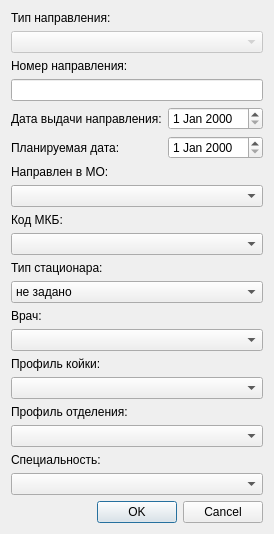
<?xml version="1.0" encoding="UTF-8"?>
<ui version="4.0">
 <class>EdtReferralDialog</class>
 <widget class="QDialog" name="EdtReferralDialog">
  <property name="geometry">
   <rect>
    <x>0</x>
    <y>0</y>
    <width>248</width>
    <height>504</height>
   </rect>
  </property>
  <property name="windowTitle">
   <string>Редактирования направления</string>
  </property>
  <layout class="QGridLayout" name="gridLayout">
   <item row="19" column="0" colspan="2">
    <widget class="CRBComboBox" name="cmbSpeciality"/>
   </item>
   <item row="1" column="0" colspan="2">
    <widget class="CRBComboBox" name="cmbReferralType">
     <property name="enabled">
      <bool>false</bool>
     </property>
    </widget>
   </item>
   <item row="0" column="0">
    <widget class="QLabel" name="lblReferralType">
     <property name="text">
      <string>Тип направления:</string>
     </property>
    </widget>
   </item>
   <item row="2" column="0">
    <widget class="QLabel" name="lblReferralNumber">
     <property name="text">
      <string>Номер направления:</string>
     </property>
    </widget>
   </item>
   <item row="3" column="0" colspan="2">
    <widget class="QLineEdit" name="edtReferralNumber"/>
   </item>
   <item row="4" column="0">
    <widget class="QLabel" name="lblReferralDate">
     <property name="text">
      <string>Дата выдачи направления:</string>
     </property>
    </widget>
   </item>
   <item row="4" column="1">
    <widget class="QDateEdit" name="edtReferralDate"/>
   </item>
   <item row="5" column="0">
    <widget class="QLabel" name="lblReferralHospDate">
     <property name="text">
      <string>Планируемая дата:</string>
     </property>
    </widget>
   </item>
   <item row="5" column="1">
    <widget class="QDateEdit" name="edtReferralPlanedDate"/>
   </item>
   <item row="6" column="0">
    <widget class="QLabel" name="lblRelegateMO">
     <property name="text">
      <string>Направлен в МО:</string>
     </property>
    </widget>
   </item>
   <item row="7" column="0" colspan="2">
    <widget class="COrgComboBox" name="cmbRelegateMo"/>
   </item>
   <item row="8" column="0">
    <widget class="QLabel" name="lblReferralMKB">
     <property name="text">
      <string>Код МКБ:</string>
     </property>
    </widget>
   </item>
   <item row="9" column="0" colspan="2">
    <widget class="CICDCodeEditEx" name="cmbReferralMKB"/>
   </item>
   <item row="10" column="0">
    <widget class="QLabel" name="lblClinicType">
     <property name="text">
      <string>Тип стационара:</string>
     </property>
    </widget>
   </item>
   <item row="11" column="0" colspan="2">
    <widget class="QComboBox" name="cmbClinicType">
     <item>
      <property name="text">
       <string>не задано</string>
      </property>
     </item>
     <item>
      <property name="text">
       <string>стационар</string>
      </property>
     </item>
     <item>
      <property name="text">
       <string>дневной стационар</string>
      </property>
     </item>
    </widget>
   </item>
   <item row="18" column="0">
    <widget class="QLabel" name="lblReferralSpeciality">
     <property name="text">
      <string>Специальность:</string>
     </property>
    </widget>
   </item>
   <item row="20" column="0" colspan="2">
    <widget class="QDialogButtonBox" name="buttonBox">
     <property name="orientation">
      <enum>Qt::Horizontal</enum>
     </property>
     <property name="standardButtons">
      <set>QDialogButtonBox::Cancel|QDialogButtonBox::Ok</set>
     </property>
    </widget>
   </item>
   <item row="12" column="0">
    <widget class="QLabel" name="lblPerson">
     <property name="text">
      <string>Врач:</string>
     </property>
    </widget>
   </item>
   <item row="16" column="0">
    <widget class="QLabel" name="lblOrgStructureProfile">
     <property name="text">
      <string>Профиль отделения:</string>
     </property>
    </widget>
   </item>
   <item row="13" column="0" colspan="2">
    <widget class="CPersonComboBoxEx" name="cmbPerson"/>
   </item>
   <item row="14" column="0">
    <widget class="QLabel" name="lblBedProfile">
     <property name="text">
      <string>Профиль койки:</string>
     </property>
    </widget>
   </item>
   <item row="15" column="0" colspan="2">
    <widget class="CRBComboBox" name="cmbBedProfile"/>
   </item>
   <item row="17" column="0" colspan="2">
    <widget class="CRBComboBox" name="cmbOrgStructure"/>
   </item>
  </layout>
 </widget>
 <customwidgets>
  <customwidget>
   <class>COrgComboBox</class>
   <extends>QComboBox</extends>
   <header>Orgs/OrgComboBox.h</header>
  </customwidget>
  <customwidget>
   <class>CRBComboBox</class>
   <extends>QComboBox</extends>
   <header>library/crbcombobox.h</header>
  </customwidget>
  <customwidget>
   <class>CICDCodeEditEx</class>
   <extends>QComboBox</extends>
   <header>library/ICDCodeEdit.h</header>
  </customwidget>
  <customwidget>
   <class>CPersonComboBoxEx</class>
   <extends>QComboBox</extends>
   <header>Orgs/PersonComboBoxEx.h</header>
  </customwidget>
 </customwidgets>
 <resources/>
 <connections>
  <connection>
   <sender>buttonBox</sender>
   <signal>accepted()</signal>
   <receiver>EdtReferralDialog</receiver>
   <slot>accept()</slot>
   <hints>
    <hint type="sourcelabel">
     <x>248</x>
     <y>254</y>
    </hint>
    <hint type="destinationlabel">
     <x>157</x>
     <y>274</y>
    </hint>
   </hints>
  </connection>
  <connection>
   <sender>buttonBox</sender>
   <signal>rejected()</signal>
   <receiver>EdtReferralDialog</receiver>
   <slot>reject()</slot>
   <hints>
    <hint type="sourcelabel">
     <x>316</x>
     <y>260</y>
    </hint>
    <hint type="destinationlabel">
     <x>286</x>
     <y>274</y>
    </hint>
   </hints>
  </connection>
 </connections>
</ui>
